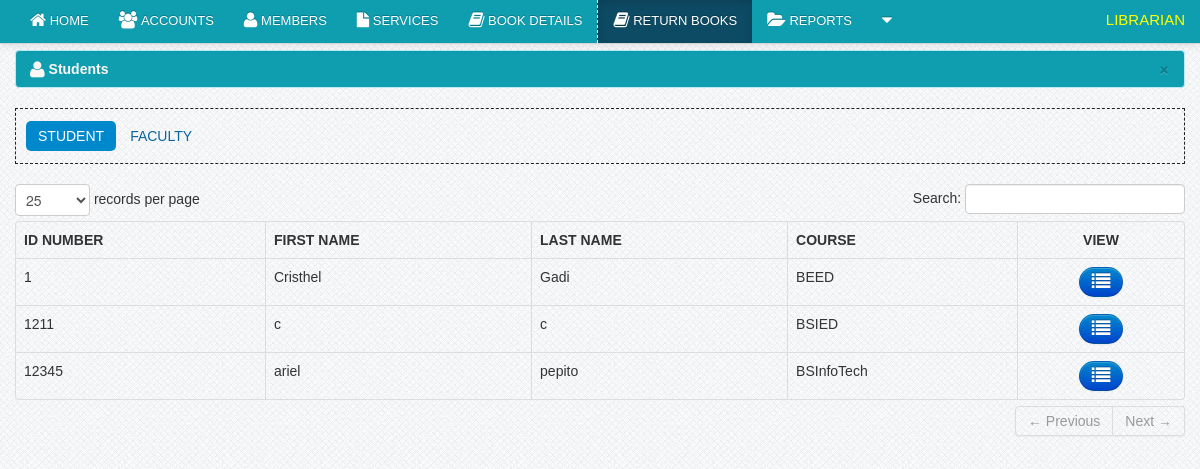
The page /librarian/view_borrow.php on the database its author committed.
### tables this page shows
CREATE TABLE IF NOT EXISTS `borrow_info` (
  `borrow_id` int(11) NOT NULL AUTO_INCREMENT,
  `id_number` varchar(50) NOT NULL,
  `acc_num` int(11) NOT NULL,
  `date_borrow` date NOT NULL,
  `time_borrow` time NOT NULL,
  `due_time` time NOT NULL,
  `due_date` date NOT NULL,
  `borrow_stat` varchar(50) NOT NULL,
  PRIMARY KEY (`borrow_id`)
);

CREATE TABLE IF NOT EXISTS `student` (
  `d` datetime NOT NULL,
  `id` varchar(25) NOT NULL,
  `fname` varchar(255) NOT NULL,
  `lname` varchar(255) NOT NULL,
  `crs_id` int(11) NOT NULL,
  PRIMARY KEY (`id`)
);

CREATE TABLE IF NOT EXISTS `course` (
  `course_id` int(11) NOT NULL AUTO_INCREMENT,
  `course_name` varchar(50) NOT NULL,
  PRIMARY KEY (`course_id`)
);

### librarian/view_borrow.php (the view, shortened to what this page needs)
<?php include('header.php'); ?>
<?php include('navbar_borrow.php');?>
<div class="container">
<div class="margin-top">
	<div class="row">
	<div class="span12">
		<div class="alert alert-info">
            <button type="button" class="close" data-dismiss="alert">&times;</button>
            <strong><i class="icon-user icon-large"></i>&nbsp;Students</strong>
        </div>
			<ul class="nav nav-pills">
				<li   class="active"><a href="#">Student</a></li>
				<li><a href="fac_brw_book.php">Faculty</a></li>
			</ul>
			<table cellpadding="0" cellspacing="0" border="0" class="table  table-bordered" id="example">
			<div class="pull-right">
			<thead>
				<tr>
				<th>ID Number</th>
				<th>First Name</th>
				<th>Last Name</th>
				<th>Course</th>
				<th><center>View</center></th>
				</tr>
				<tbody>
				<?php
				$query1=mysql_query("select * from borrow_info where borrow_stat='Pending'") or die (mysql_error());
				$count=mysql_num_rows($query1);
				if($count>0) {
				$user_query=mysql_query("select * from borrow_info
				LEFT JOIN student ON borrow_info.id_number = student.id
				LEFT JOIN course ON student.crs_id=course.course_id
				where borrow_info.borrow_stat='Pending'
				GROUP BY borrow_info.id_number")or die(mysql_error());
				while($row=mysql_fetch_array($user_query))
				{
						$id=$row['id_number'];
				?>
				<tr class="del<?php echo $id ?>">
				<td><?php echo $row['id_number']; ?> </td>
                <td><?php echo $row['fname']; ?></td>
                <td><?php echo $row['lname']; ?></td>
                <td><?php echo $row['course_name']; ?></td>
                <td width="150"> <center>
                <a class="btn btn-primary" title="View" href="borrowed_books.php<?php echo '?id='.$id; ?>"><i class="icon-list icon-large"></i></a>
                </center></td>
                </tr>
				<?php  }
				}
				?>
			</table>
	</div>
	</div>
</div>
</div>

### librarian/header.php (shortened to what this page needs)
<!DOCTYPE html>
<html>
<head>
			<link href="../css/bootstrap.css" rel="stylesheet" media="screen">
			<link href="../css/bootstrap-responsive.css" rel="stylesheet" media="screen">
			<link href="../css/docs.css" rel="stylesheet" media="screen">
			<link href="../css/diapo.css" rel="stylesheet" media="screen">
			<link href="../css/font-awesome.css" rel="stylesheet" media="screen">
			<link rel="stylesheet" type="text/css" href="../css/style.css" />
			<link rel="stylesheet" type="text/css" href="../css/DT_bootstrap.css" />
			<link rel="stylesheet" type="text/css" media="print" href="../css/print.css" />
			<link rel="stylesheet" type="text/css" href="../css/stylexx.css" />
        <link href="../css/datepicker.css" rel="stylesheet" type="text/css" />
</head>
<body>

### librarian/navbar_borrow.php (shortened to what this page needs)
 <div class="navbar navbar-fixed-top navbar-inverse">
       <div class="navbar-inner">
           <div class="container">
               <div class="nav-collapse collapse">
<ul class="nav">
<li><a href="dashboard1.php"><i class="icon-home icon-large"></i>&nbsp;Home</a></li>
<li><a href="f_acc.php"><i class="icon-group icon-large"></i>&nbsp;Accounts</a></li>
<?php
include('dropdownlist.php');
?>
<?php
include('dropdown.php');
?>
<li><a href="books.php"><i class="icon-book icon-large"></i>&nbsp;Book Details</a></li>
<li class="active"><a href="view_borrow.php"><i class="icon-book icon-large"></i>&nbsp;Return Books</a></li>
<?php
include('dropdown_reports.php');
?>
<?php
	include('set_logout.php');
?>
</ul>
 <div class="pull-right">
	<div class="admin">Librarian</div>
                </div>
               </div>
           </div>
       </div>
   </div>

### librarian/dropdownlist.php (shortened to what this page needs)
<li>
<a href="others.php"  data-toggle="dropdown" ><i class="icon-user icon-large"></i> Members</a>
</li>

### librarian/dropdown.php (shortened to what this page needs)
<li>
<a href="service.php"  data-toggle="dropdown" ><i class="icon-file icon-large"></i> Services</a>
</li>

### librarian/dropdown_reports.php (shortened to what this page needs)
<li>
	<a href="view.php"  data-toggle="dropdown" ><i class="icon-folder-open  icon-large"></i> Reports</a>
</li>

### librarian/set_logout.php (shortened to what this page needs)
<li>
<a href="#"  data-toggle="dropdown" ><i class="icon-caret-down icon-large"></i></a>
</li>

### css/docs.css (style rules this page uses)
body { font-family:'TR Century Gothic',Helvetica,Arial,sans-serif !important; }
.btn { border-radius: 25px !important; }
.alert { text-shadow: none; }
.nav-tabs, .nav-pills { border: 1px dashed #222 !important; padding: 10px; }
th { text-transform:uppercase; }
.nav li a { text-transform:uppercase; }
.admin { color: yellow; font-size: 15px; margin-top: 10px; text-transform: uppercase; }
.margin-top { margin-top:50px; }
body { background: url(../img/grid_noise.png); position: relative; }
body > .navbar { font-size: 13px; }

### css/print.css (style rules this page uses)
.navbar { display:none; }
th { text-align:left; }
td { text-align:left; border-top:1px solid; padding:2px; }
.btn { display:none; }
.alert { display:none; }
body { font-family:arial; font-size:13px; }
.nav { display:none; }

### rows shown on the page
borrow_info: id_number "1", student.fname "Cristhel", student.lname "Gadi", course.course_name "BEED"
borrow_info: id_number "1211", student.fname "c", student.lname "c", course.course_name "BSIED"
borrow_info: id_number "12345", student.fname "ariel", student.lname "pepito", course.course_name "BSInfoTech"
